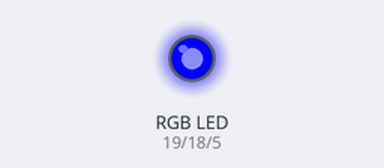
Recording of a sketch running on a simulated Arduino Uno, built with avr-gcc and run on an emulated ATmega328P. On the bench: an RGB LED mixed from three pins (HIGH = lit).

Above: at 2.5 s.
At 7.5 s:
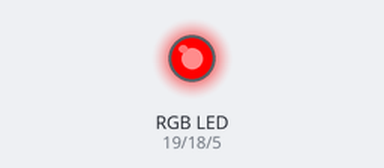
At 12.5 s:
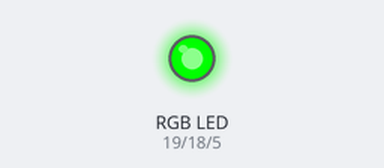
Timing chart, 0 to 19.5 s (numbered marks = the images above):
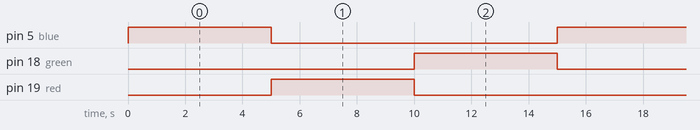

The sketch:

Modulo_RGB_KY-009.ino
```cpp
const int blue = 5;
const int red = 19;
const int green = 18;
void setup()
{
  pinMode(blue, OUTPUT);
  pinMode(red, OUTPUT);
  pinMode(green, OUTPUT);
}

void loop(){

    digitalWrite(red,LOW);
    digitalWrite(green,LOW);
    digitalWrite(blue,HIGH);
    delay(5000);

    digitalWrite(blue,LOW);
    digitalWrite(green,LOW);
    digitalWrite(red,HIGH);
    delay(5000);

    digitalWrite(blue,LOW);
    digitalWrite(red,LOW);
    digitalWrite(green,HIGH);
    delay(5000);

}
```

Measured:
- by itself, pin 5 (blue), pin 18 (green), pin 19 (red): alternates HIGH for 5.0 s and LOW for 10.0 s
- by itself, everything shown: repeats every 15.0 s, in 3 steps
